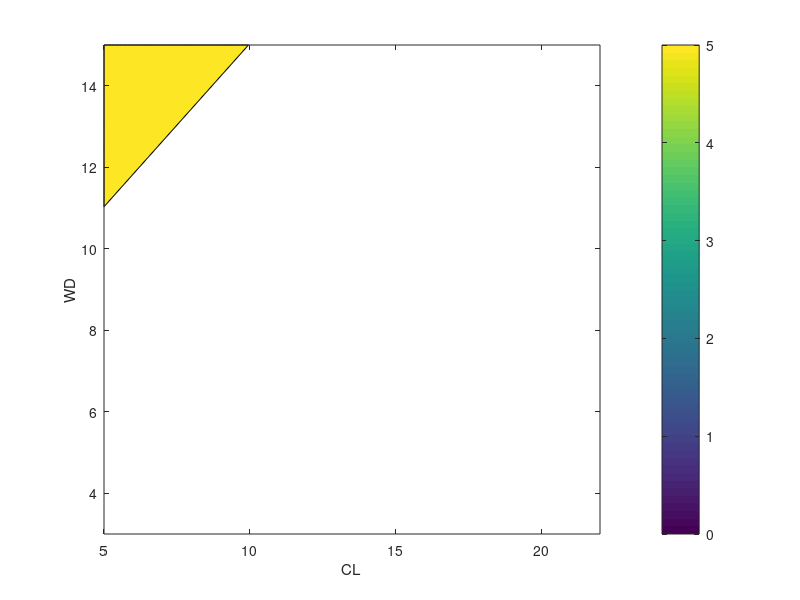

Write MATLAB code to recreate this figure.
% Alpha = 2.53*AD/(WD+9)
% 
% Alpha = beam convergence semi-angle (radians)
% AD = beam condenser aperture diameter (mm)
% WD = working distance (mm)


alpha = @(ap,wd) 2.53*ap./(wd+9);


spatial_res = 0.03;

aps = [10 20 30 60 120 300]./1000;
min_res = zeros(size(aps));
min_CL = zeros(size(aps));
min_WD = zeros(size(aps));


for idx = 1:length(aps)
    
    ap = aps(idx);

    WDsamp = linspace(3,15,2^7);
    CL = linspace(5,22,2^7);

    [WDs CLs] = meshgrid(WDsamp,CL);

    al = alpha(ap,WDs);

    delta = atan(spatial_res./CLs);

    res = max(delta,al);

    for i=1:numel(WDs)
        WD2 = CLs(i)+WDs(i);
        if(WD2>25 || WD2<16)
            res(i) = NaN;
        end
    end


    [y i] = min(res(:));
    min_res(idx) =  y;
    min_WD(idx) =  WDs(i);
    min_CL(idx) =  CLs(i);
    
    figure(523)
    % contourf(CLs,WDs,1000*res,30,'EdgeColor','none')
    % contour(CLs,WDs,1000*res,30)
    contourf(CLs,WDs,1000*res,[0:0.25:5])
    caxis([ 0 5])


    xlabel('CL')
    ylabel('WD')
    colorbar
    pause
    
end

[min_res
    min_WD
    min_CL]'


